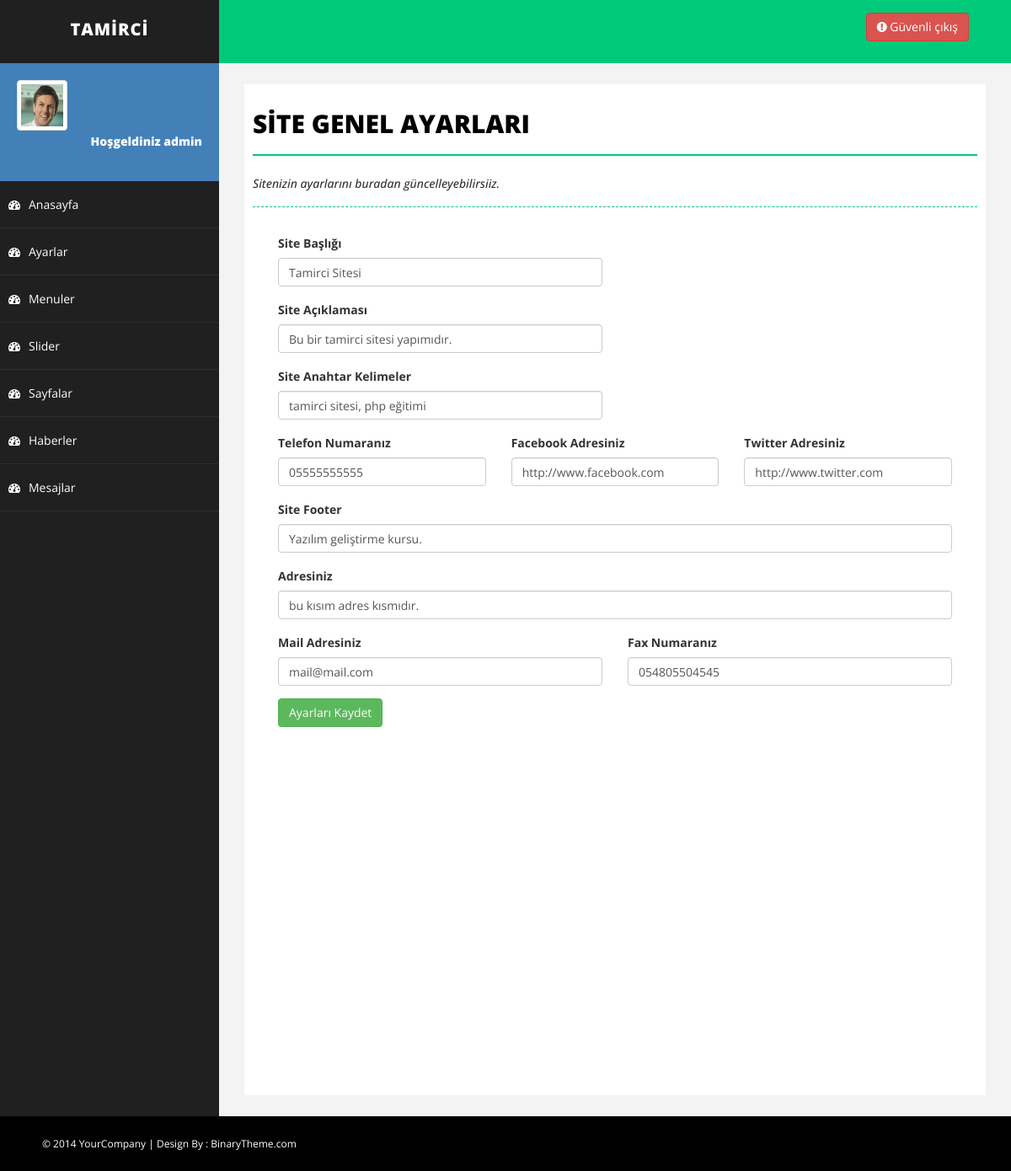
Screenshot of /tamirci/admin/ayarlar.php (signed in) with the database file from the repository.
### tables this page shows
CREATE TABLE `ayarlar` (
  `ayar_id` int(11) NOT NULL,
  `ayar_logo` varchar(250) NOT NULL,
  `ayar_telefon` varchar(50) NOT NULL,
  `ayar_title` varchar(100) NOT NULL,
  `ayar_description` varchar(500) NOT NULL,
  `ayar_keywords` varchar(500) NOT NULL,
  `ayar_facebook` varchar(150) NOT NULL,
  `ayar_twitter` varchar(150) NOT NULL,
  `ayar_footer` varchar(500) NOT NULL,
  `ayar_adres` varchar(500) NOT NULL,
  `ayar_mail` varchar(100) NOT NULL,
  `ayar_fax` varchar(50) NOT NULL,
  `ayar_yedek` varchar(50) NOT NULL
);

### tamirci/admin/ayarlar.php (the view, shortened to what this page needs)
<?php
include 'header.php';
include 'sidebar.php';
$sunucu = "localhost";
$database = "tamirci";
$username = "root";
$password = "";
$ayarSorgu = mysqli_query(mysqli_connect($sunucu, $username, $password, $database), "select * from ayarlar");
$ayarCek = mysqli_fetch_assoc($ayarSorgu);
?>
<div id="page-wrapper">
    <div id="page-inner">
        <div class="row">
            <div class="col-md-12">
                <h1 class="page-head-line">SİTE GENEL AYARLARI</h1>
                <?php
                if (isset($_GET['durum'])) {
                    if ($_GET['durum'] == "ok") {
                ?>
                        <h1 style="color:green" class="page-subhead-line">Güncelleme işlemi başarılı. </h1>
                    <?php } else if ($_GET['durum'] == "no") {
                    ?>
                        <h1 style="color:red" class="page-subhead-line">Güncelleme işlemi başarısız. </h1>
                    <?php }
                } else {
                    ?>
                    <h1 class="page-subhead-line">Sitenizin ayarlarını buradan güncelleyebilirsiiz. </h1>
                <?php }
                ?>
            </div>
        </div>
        <form action="islem.php" method="POST">
            <div class="col-md-12">
                <div class="form-group col-md-6">
                    <label>Site Başlığı</label>
                    <input class="form-control" type="text" name="ayar_title" value="<?php echo $ayarCek['ayar_title'] ?>">
                </div>
            </div>
            <div class="col-md-12">
                <div class="form-group col-md-6">
                    <label>Site Açıklaması</label>
                    <input class="form-control" type="text" name="ayar_description" value="<?php echo $ayarCek['ayar_description'] ?>">
                </div>
            </div>
            <div class="col-md-12">
                <div class="form-group col-md-6">
                    <label>Site Anahtar Kelimeler</label>
                    <input class="form-control" type="text" name="ayar_keywords" value="<?php echo $ayarCek['ayar_keywords'] ?>">
                </div>
            </div>
            <div class="col-md-12">
                <div class="form-group col-md-4">
                    <label>Telefon Numaranız</label>
                    <input class="form-control" type="text" name="ayar_telefon" value="<?php echo $ayarCek['ayar_telefon'] ?>">
                </div>
                <div class="form-group col-md-4">
                    <label>Facebook Adresiniz</label>
                    <input class="form-control" type="text" name="ayar_facebook" value="<?php echo $ayarCek['ayar_facebook'] ?>">
                </div>
                <div class="form-group col-md-4">
                    <label>Twitter Adresiniz</label>
                    <input class="form-control" type="text" name="ayar_twitter" value="<?php echo $ayarCek['ayar_twitter'] ?>">
                </div>
            </div>
            <div class="col-md-12">
                <div class="form-group col-md-12">
                    <label>Site Footer</label>
                    <input class="form-control" type="text" name="ayar_footer" value="<?php echo $ayarCek['ayar_footer'] ?>">
                </div>
            </div>
            <div class="col-md-12">
                <div class="form-group col-md-12">
                    <label>Adresiniz</label>
                    <input class="form-control" type="text" name="ayar_adres" value="<?php echo $ayarCek['ayar_adres'] ?>">
                </div>
            </div>
            <div class="col-md-12">
                <div class="form-group col-md-6">
                    <label>Mail Adresiniz</label>
                    <input class="form-control" type="text" name="ayar_mail" value="<?php echo $ayarCek['ayar_mail'] ?>">
                </div>
                <div class="form-group col-md-6">
                    <label>Fax Numaranız</label>
                    <input class="form-control" type="text" name="ayar_fax" value="<?php echo $ayarCek['ayar_fax'] ?>">
                </div>
            </div>
            <div class="col-md-12">
                <div class="form-group col-md-6">
                    <input class="btn btn-success" type="submit" name="ayar_kaydet" value="Ayarları Kaydet">
                </div>
            </div>
        </form>
    </div>
</div>
</div>
<?php
include 'footer.php';
?>

### tamirci/admin/assets/css/basic.css (style rules this page uses)
body { font-family: 'Open Sans', sans-serif; line-height:25px; }
#page-wrapper { padding: 15px 15px; min-height: 600px; background: #F3F3F3; }
#page-inner { width: 100%; margin: 10px 20px 10px 0px; background-color: #fff!important; padding: 10px; min-height: 1200px; }
.page-head-line { font-size: 30px; text-transform: uppercase; color: #000; font-weight: 800; padding-bottom: 20px; border-bottom: 2px solid #00CA79; margin-bottom: 10px; }
.page-subhead-line { font-size: 14px; padding-top: 5px; padding-bottom: 20px; font-style:italic; margin-bottom:30px; border-bottom:1px dashed #00CA79; }
@media (min-width:768px) { #page-wrapper { margin: 0 0 0 260px; padding: 15px 30px; min-height: 1200px; } }

### rows the page displays
ayarlar: ayar_title "Tamirci Sitesi", ayar_description "Bu bir tamirci sitesi yapımıdır.", ayar_keywords "tamirci sitesi, php eğitimi", ayar_telefon "05555555555", ayar_facebook "http://www.facebook.com", ayar_twitter "http://www.twitter.com", ayar_footer "Yazılım geliştirme kursu.", ayar_adres "bu kısım adres kısmıdır.", ayar_mail "mail@mail.com", ayar_fax "054805504545"

### other values shown
$_SESSION['admin_kadi'] "admin"
